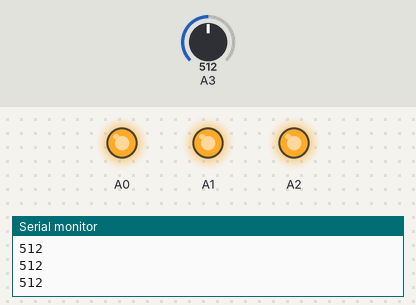
Recording of a sketch running on a simulated Arduino Uno, built with avr-gcc and run on an emulated ATmega328P. Shown: output pins drawn as LEDs (lit = HIGH), the last lines printed to the serial monitor. The test bench sets the inputs (shaded band); at power-on: A3 = 512.

Above: at 1.3 s.
1.4 s: A3 set to 432
2.9 s: A3 set to 408
At 3.4 s:
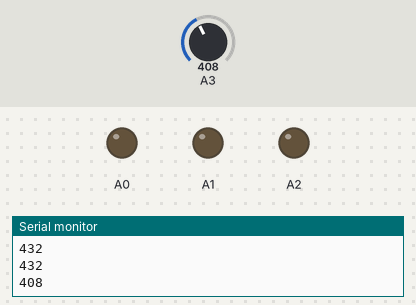
4.5 s: A3 set to 511
At 5.7 s:
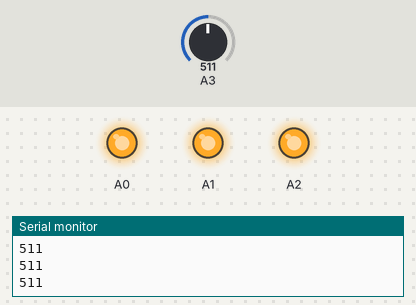
6.0 s: A3 set to 306
At 7.0 s:
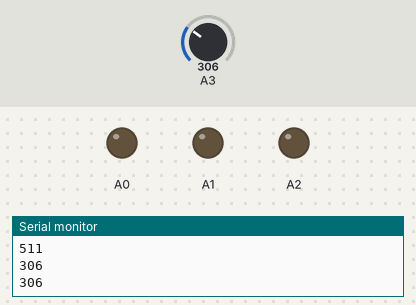
Timing chart, 0 to 8.5 s (numbered marks = the images above; inputs shaded):
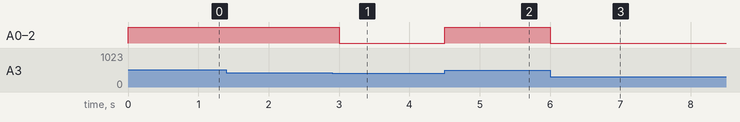

The sketch:

PhotoAndRGB.ino
```cpp
int voltage;
int color;

void setup() {
  // put your setup code here, to run once:
  Serial.begin(9600);
  pinMode(A3,INPUT);
}

void loop() {
  // put your main code here, to run repeatedly:
  voltage = analogRead(A3);
  color = map(voltage, 200, 650, 0, 255);
  analogWrite(A0, color);     //red is held constant
  analogWrite(A1, color);   //blue is going to change with photo
  analogWrite(A2, color);     //green is held constant
  Serial.println(voltage);
  delay(500);

}
```

Measured:
- the behaviour switches between 426 and 425 on A3 (found by bisection; images 0 and 1)
- after the input at 2.9 s, A0–2: HIGH → LOW after 0.10 s
- after the input at 4.5 s, A0–2: LOW → HIGH at once
- after the input at 6.0 s, A0–2: HIGH → LOW at once
